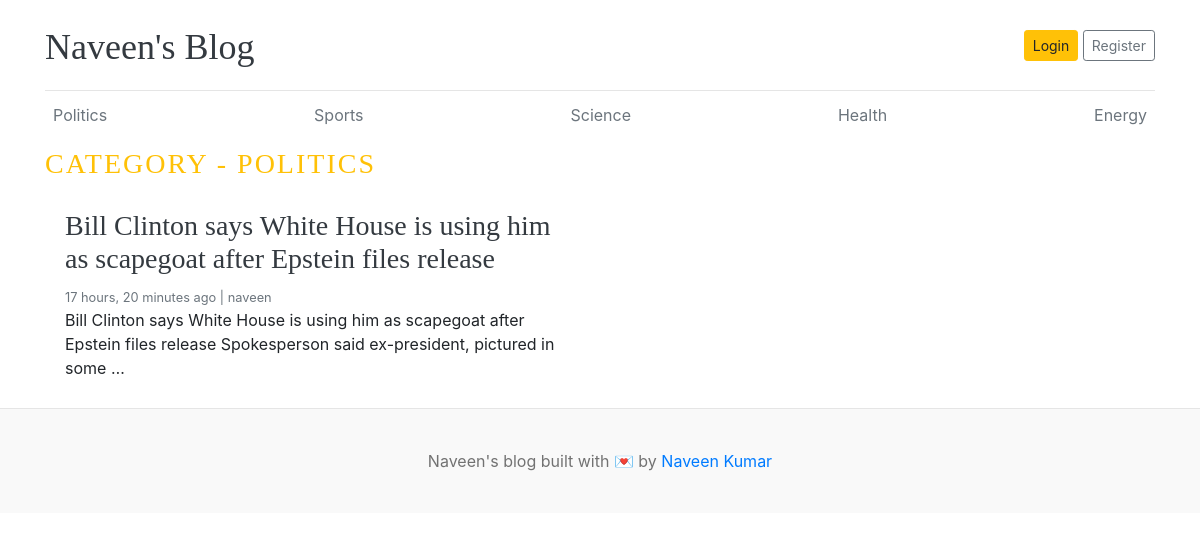
Page /category/1/ on the committed database.
### blogs/models.py (models this page shows, shortened)
class Category(models.Model):
    category_name = models.CharField(max_length=50, unique=True)
    created_at = models.DateField(auto_now_add=True)
    updated_at = models.DateTimeField(auto_now=True)
    class Meta:
        verbose_name_plural = "categories"
    def __str__(self):
        return self.category_name

class Blog(models.Model):
    title = models.CharField(max_length=100)
    slug = models.SlugField(max_length=150, unique=True, blank=True)
    category = models.ForeignKey(Category, on_delete=models.CASCADE)
    author = models.ForeignKey(User, on_delete=models.CASCADE)
    feature_image = models.ImageField(upload_to="uploads/%Y/%m/%d")
    short_description = models.TextField(max_length=500)
    blog_body = models.TextField(max_length=2000)
    status = models.CharField(
        max_length=20, choices=BLOG_STATUS_CHOICES, default="Draft"
    )
    is_featured = models.BooleanField(default=False)
    created_at = models.DateTimeField(auto_now_add=True)
    updated_at = models.DateTimeField(auto_now=True)

### blogs/views.py (the view)
# urls.py: path('<int:category_id>/',views.posts_by_category,name='posts_by_category')
def posts_by_category(request, category_id):
    posts = Blog.objects.filter(status='Published',category=category_id)
    try:
        category = Category.objects.get(id=category_id)
    except:
        return redirect('404.html')
    context = {
        "posts":posts,
        'category' : category
    }
    return render(request,'posts_by_category.html',context)

### blogs/context_processors.py (called while the page is built)
def get_categories(request):
    categories = Category.objects.all()
    return dict(categories=categories)

def get_social_links(request):
    social_media_links = SocialMedia.objects.filter(status='Active').order_by('order')
    return dict(social_media_links=social_media_links)

def get_about(request):
    about = About.objects.get()
    return dict(about=about)

### templates/posts_by_category.html
{% extends "base.html" %}
{% block content%}
<h3 class="text-uppercase text-warning" style="letter-spacing:2px">Category - {{ category }}</h3>
  <div class="row mb-2">
{% if posts %}
{% for post in posts %}
    <div class="col-md-6">
      <div class="card border-0" >
        <div class="card-body">
          <h3><a href="{% url 'blogs' post.slug %}" class="text-dark">{{post.title}}</a></h3>
          <small class="mb-1 text-muted">{{post.created_at | timesince}} ago | {{post.author}}</small>
          <p class="card-text">{{post.short_description | truncatewords:20}}</p>
        </div>
      </div>
    </div>
{% endfor %}
{% else %}
<p> No post found </p>
{% endif %}
  </div>
</div>
{% endblock %}

### templates/base.html (shortened to what this page needs)
{% load static %}
<!DOCTYPE html>
<html lang="en">
<head>
    <link href="https://getbootstrap.com/docs/4.0/dist/css/bootstrap.min.css" rel="stylesheet">
    <link href="{% static 'css/blog.css' %}" rel="stylesheet">
  </head>
<body>
    <div class="container">
      <header class="blog-header py-3">
        <div class="row flex-nowrap justify-content-between align-items-center">
          <div class="col-8 pt-1">
            <a class="blog-header-logo text-dark" href="/">Naveen's Blog</a>
          </div>
          <div class="col-4 d-flex justify-content-end align-items-center">
            <a class="btn btn-sm btn-warning" href="#">Login</a> &nbsp;
            <a class="btn btn-sm btn-outline-secondary" href="#">Register</a>
          </div>
        </div>
      </header>
      <div class="nav-scroller py-1 mb-2">
        <nav class="nav d-flex justify-content-between">
          {% for category in categories %}
          <a class="p-2 text-muted" href="{% url 'posts_by_category' category.id %}">{{category.category_name|capfirst}}</a>
          {% endfor %}
        </nav>
      </div>
{% block content %}
{% endblock %}
<footer class="blog-footer">
  <p>Naveen's blog built with 💌 by <a href="#">Naveen Kumar</a></p>
</footer>
</body>
</html>

### blog_main/static/css/blog.css (style rules this page uses)
.blog-header { border-bottom: 1px solid #e5e5e5; }
.blog-header-logo { font-family: "Playfair Display", Georgia, "Times New Roman", serif; font-size: 2.25rem; }
h1, h2, h3, h4, h5, h6 { font-family: "Playfair Display", Georgia, "Times New Roman", serif; }
.blog-footer { padding: 2.5rem 0; color: #727272; text-align: center; background-color: #f9f9f9; border-top: .05rem solid #e5e5e5; }
.blog-footer p:last-child { margin-bottom: 0; }

### rows in the picture
Category: category_name "Politics", category_name "POLITICS"
Category: category_name "Sports"
Category: category_name "Science"
Category: category_name "Health"
Category: category_name "Energy"
Blog: title "Bill Clinton says White House is using him as scapegoat after Epstein files release", created_at "17 hours, 20 minutes", author "naveen", short_description "Bill Clinton says White House is using him as scapegoat after Epstein files release Spokesperson said ex-president, pictured in some …"
